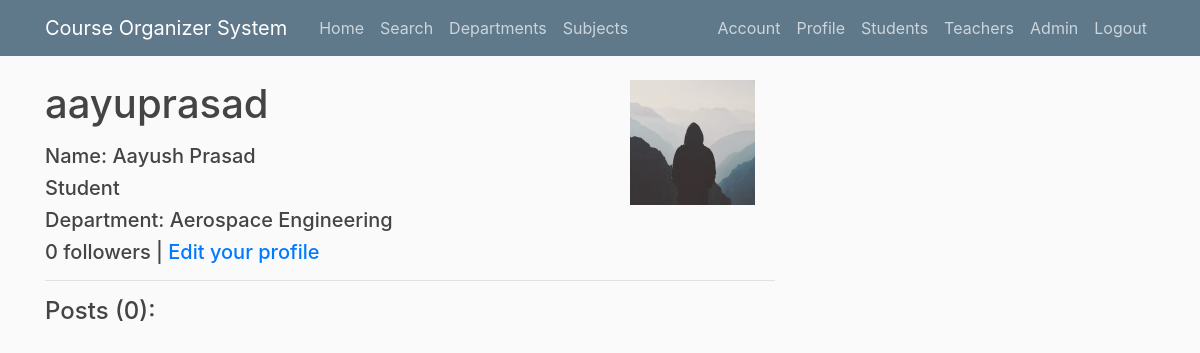
The app's page /user/aayuprasad (signed in), older data.
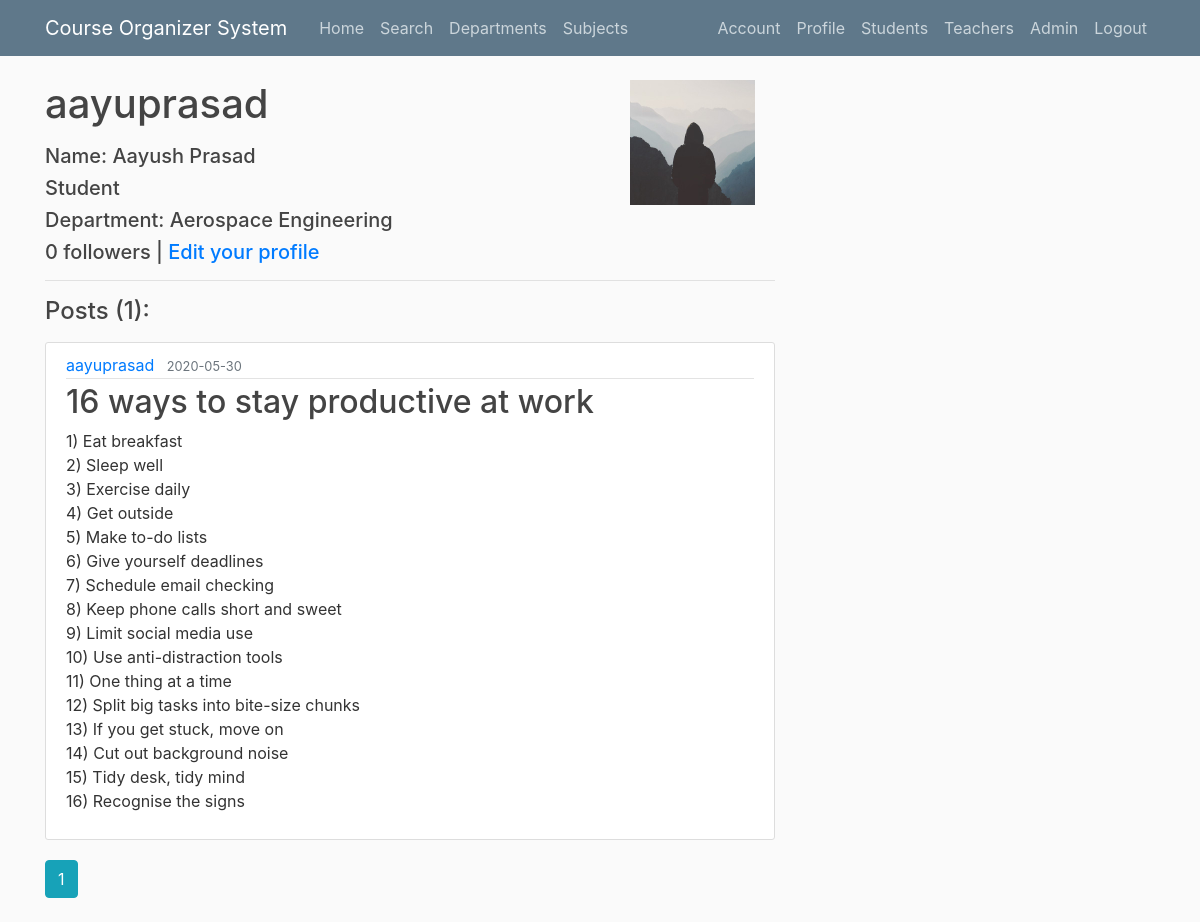
The same page, newer data.
### cos/models.py (models this page shows, shortened)
class Post(db.Model):
    id = db.Column(db.Integer, primary_key=True)
    title = db.Column(db.String(100), nullable=False)
    date_posted = db.Column(db.DateTime, nullable=False,
                            default=datetime.utcnow)
    content = db.Column(db.Text, nullable=False)
    user_id = db.Column(db.Integer, db.ForeignKey('user.id'), nullable=False)

class User(db.Model, UserMixin):
    id = db.Column(db.Integer, primary_key=True)
    username = db.Column(db.String(20), unique=True, nullable=False)
    first_name = db.Column(db.String(20), nullable=False)
    last_name = db.Column(db.String(20), nullable=True)
    email = db.Column(db.String(120), unique=True, nullable=False)
    image_file = db.Column(db.String(20), nullable=False,
                           default='default.jpg')
    password = db.Column(db.String(60), nullable=False)
    posts = db.relationship('Post', backref='author', lazy=True)
    subjects = db.relationship('Subject', backref='student', lazy=True)
    reviews = db.relationship('Review', backref='reviewer', lazy=True)
    department_id = db.Column(
        db.Integer, db.ForeignKey('department.id'), nullable=True)
    rollno = db.Column(db.String(10), nullable=True)
    title = db.Column(db.String(10), nullable=False)
    followed = db.relationship('User',
                               secondary=followers,
                               primaryjoin=(followers.c.follower_id == id),
                               secondaryjoin=(followers.c.followed_id == id),
                               backref=db.backref('followers', lazy='dynamic'),
                               lazy='dynamic')

### cos/routes.py (the view)
@app.route("/user/<string:username>")
@login_required
def user_posts(username):
    page = request.args.get('page', 1, type=int)
    user = User.query.filter_by(username=username).first_or_404()
    posts = Post.query.filter_by(author=user)\
        .order_by(Post.date_posted.desc())\
        .paginate(page=page, per_page=5)
    department = Department.query.filter_by(
        id=user.department_id).first_or_404()
    department_title = department.title
    return render_template('user_posts.html', posts=posts, user=user, department_title=department_title)

### cos/models.py (called while the page is built)
@login_manager.user_loader
def load_user(user_id):
    return User.query.get(int(user_id))

### cos/templates/user_posts.html
{% extends "layout.html" %}
{% block content %}
    <img  style="float:right" class="img-rounded account-img" alt="Cinque Terre" src="{{ url_for('static', filename='profile_pics/' + user.image_file) }}">
    <div class="content-heading">
    <h1 class="mb-3"> {{ user.username }} </h1>
    <h5> Name: {{ user.first_name }} {{ user.last_name }}</h5>
    {% if user.title == '1' %}
      <h5> Student </h5>
    {% elif user.title == '2' %}
      <h5> Teacher </h5>
    {% endif %}
    <h5> Department: {{ department_title }}</h5>
<h5>{{ user.followers.count() }} followers |
              {% if user.id == current_user.id %}
                  <a href="{{ url_for('account') }}">Edit your profile</a>
              {% elif not current_user.is_following(user) %}
                  <a href="{{ url_for('follow', username=user.username) }}">Follow</a>
              {% else %}
                  <a href="{{ url_for('unfollow', username=user.username) }}">Unfollow</a>
              {% endif %}
              </h5>
  </div>
<hr>
    <h4 class="mb-3">Posts ({{ posts.total }}):</h1>
    {% for post in posts.items %}
        <article class="media content-section">
          <div class="media-body">
            <div class="article-metadata">
              <a class="mr-2" href="{{ url_for('user_posts', username=post.author.username) }}">{{ post.author.username }}</a>
              <small class="text-muted">{{ post.date_posted.strftime('%Y-%m-%d') }}</small>
            </div>
            <h2><a class="article-title" href="{{ url_for('post', post_id=post.id) }}">{{ post.title }}</a></h2>
            <p class="article-content">{{ post.content }}</p>
          </div>
        </article>
    {% endfor %}
    {% for page_num in posts.iter_pages(left_edge=1, right_edge=1, left_current=1, right_current=2) %}
      {% if page_num %}
        {% if posts.page == page_num %}
          <a class="btn btn-info mb-4" href="{{ url_for('user_posts', username=user.username, page=page_num) }}">{{ page_num }}</a>
        {% else %}
          <a class="btn btn-outline-info mb-4" href="{{ url_for('user_posts', username=user.username, page=page_num) }}">{{ page_num }}</a>
        {% endif %}
      {% else %}
        ...
      {% endif %}
    {% endfor %}
{% endblock content %}

Row changes from the older to the newer data that the page shows:
added Post: author.username "aayuprasad", date_posted "2020-05-30", title "16 ways to stay productive at work", content "1) Eat breakfast 2) Sleep well 3) Exercise daily 4) Get outside 5) Make to-do lists 6) Give yourself deadlines 7) Schedule email checking 8) Keep phone calls short and sweet 9) Limit social media use 10) Use anti-distraction tools 11) One thing at a time 12) Split big tasks into bite-size chunks 13) If you get stuck, move on 14) Cut out background noise 15) Tidy desk, tidy mind 16) Recognise the signs"
Text that changed along with them:
{{ posts.total }}: "0" → "1"
new list line: "1"
